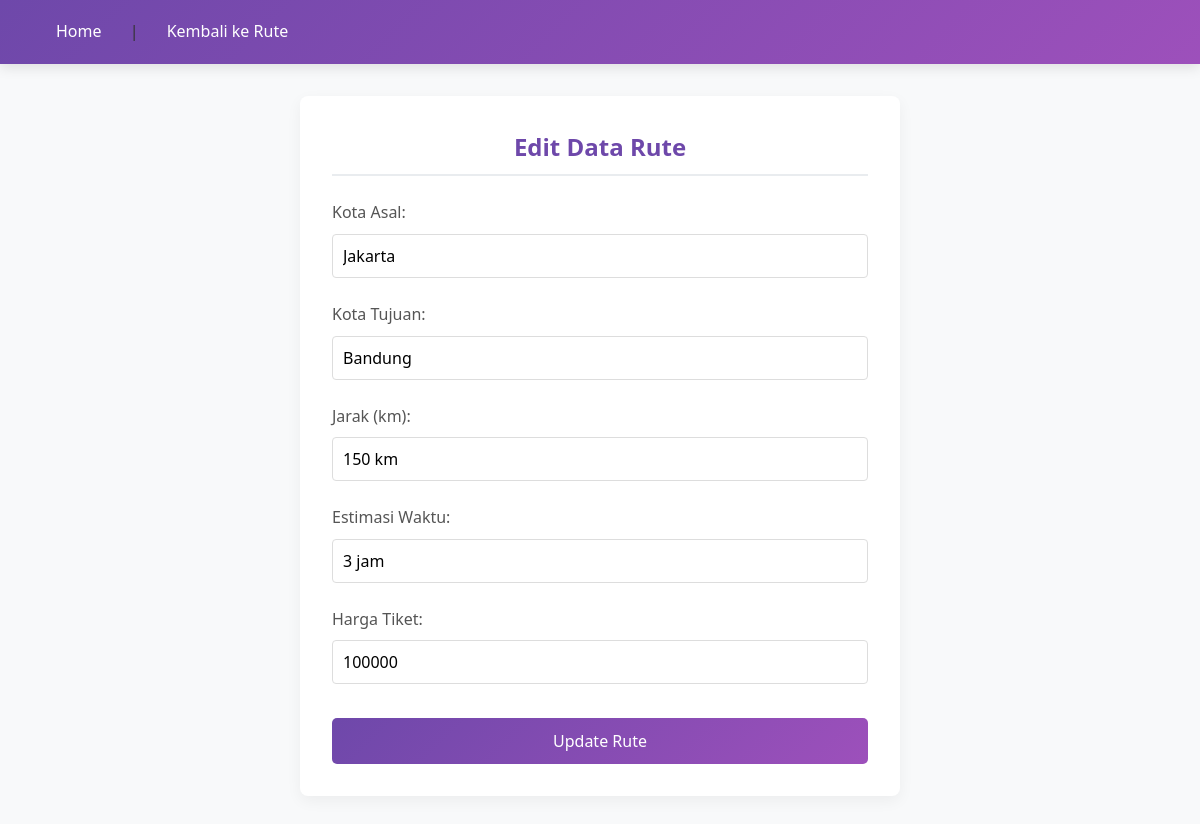
The page /jadwalRute/edit_rute.php?id=R001 on the database its author committed.
### tables this page shows
CREATE TABLE `rute` (
  `id_rute` varchar(50) NOT NULL,
  `kota_asal` varchar(100) DEFAULT NULL,
  `kota_tujuan` varchar(100) DEFAULT NULL,
  `jarak_km` varchar(50) DEFAULT NULL,
  `estimasi_waktu` varchar(50) DEFAULT NULL,
  `harga_tiket` float DEFAULT NULL
);

### jadwalRute/edit_rute.php (the view, shortened to what this page needs)
<?php
include '../db.php';
$id = $_GET['id'];
$route = $conn->query("SELECT * FROM rute WHERE id_rute = '$id'")->fetch_assoc();
?>
<!DOCTYPE html>
<html lang="id">
<head>
    <link rel="stylesheet" href="../style/edit_rute.css">
</head>
<body>
    <nav>
        <a href="../index.php">Home</a> |
        <a href="../jadwalRute.php">Kembali ke Rute</a>
    </nav>
    <div class="form-container">
        <form method="post">
            <h2>Edit Data Rute</h2>
            <div class="form-group">
                <label for="kota_asal">Kota Asal:</label>
                <input type="text" id="kota_asal" name="kota_asal"
                       value="<?= htmlspecialchars($route['kota_asal']) ?>" required>
            </div>
            <div class="form-group">
                <label for="kota_tujuan">Kota Tujuan:</label>
                <input type="text" id="kota_tujuan" name="kota_tujuan"
                       value="<?= htmlspecialchars($route['kota_tujuan']) ?>" required>
            </div>
            <div class="form-group">
                <label for="jarak_km">Jarak (km):</label>
                <input type="text" id="jarak_km" name="jarak_km" step="0.1"
                       value="<?= htmlspecialchars($route['jarak_km']) ?>" required>
            </div>
            <div class="form-group">
                <label for="estimasi_waktu">Estimasi Waktu:</label>
                <input type="text" id="estimasi_waktu" name="estimasi_waktu"
                       value="<?= htmlspecialchars($route['estimasi_waktu']) ?>" required>
            </div>
            <div class="form-group">
                <label for="harga_tiket">Harga Tiket:</label>
                <input type="number" id="harga_tiket" name="harga_tiket"
                       value="<?= htmlspecialchars($route['harga_tiket']) ?>" required>
            </div>
            <button type="submit" class="submit-btn">Update Rute</button>
        </form>
    </div>
</body>
</html>

### style/edit_rute.css (style rules this page uses)
* { margin: 0; padding: 0; box-sizing: border-box; font-family: 'Segoe UI', Tahoma, Geneva, Verdana, sans-serif; }
body { background-color: #f8f9fa; color: #333; line-height: 1.6; }
nav { background: linear-gradient(135deg, #6e48aa 0%, #9d50bb 100%); padding: 1.2rem 2rem; box-shadow: 0 4px 12px rgba(0, 0, 0, 0.1); margin-bottom: 2rem; }
nav a { color: white; text-decoration: none; font-weight: 500; margin: 0 0.5rem; padding: 0.5rem 1rem; border-radius: 4px; transition: all 0.3s ease; }
.form-container { max-width: 600px; margin: 2rem auto; background: white; padding: 2rem; border-radius: 8px; box-shadow: 0 5px 15px rgba(0, 0, 0, 0.05); }
h2 { color: #6e48aa; margin-bottom: 1.5rem; font-size: 1.5rem; font-weight: 600; text-align: center; padding-bottom: 0.5rem; border-bottom: 2px solid #e9ecef; }
.form-group { margin-bottom: 1.5rem; }
.form-group label { display: block; margin-bottom: 0.5rem; font-weight: 500; color: #555; }
.form-group input, .form-group select { width: 100%; padding: 10px; border: 1px solid #ddd; border-radius: 4px; font-size: 16px; transition: all 0.3s ease; }
.submit-btn { background: linear-gradient(135deg, #6e48aa 0%, #9d50bb 100%); color: white; border: none; padding: 12px 20px; border-radius: 5px; cursor: pointer; font-size: 16px; width: 100%; margin-top: 10px; transition: all 0.3s ease; font-weight: 500; }

### rows shown on the page
rute: kota_asal "Jakarta", kota_tujuan "Bandung", jarak_km "150 km", estimasi_waktu "3 jam", harga_tiket "100000"
